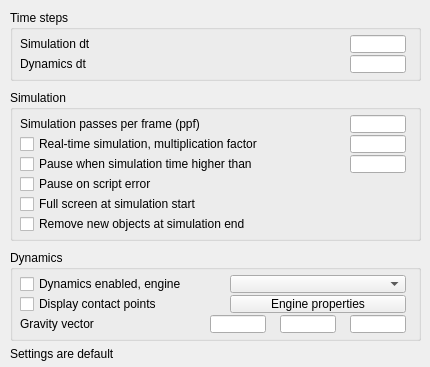
<?xml version="1.0" encoding="UTF-8"?>
<ui version="4.0">
 <class>CQDlgSimulation</class>
 <widget class="QDialog" name="CQDlgSimulation">
  <property name="geometry">
   <rect>
    <x>0</x>
    <y>0</y>
    <width>430</width>
    <height>367</height>
   </rect>
  </property>
  <property name="windowTitle">
   <string>Simulation Settings</string>
  </property>
  <property name="locale">
   <locale language="English" country="UnitedStates"/>
  </property>
  <widget class="QGroupBox" name="groupBox_2">
   <property name="geometry">
    <rect>
     <x>10</x>
     <y>10</y>
     <width>411</width>
     <height>71</height>
    </rect>
   </property>
   <property name="title">
    <string>Time steps</string>
   </property>
   <property name="flat">
    <bool>false</bool>
   </property>
   <widget class="QLineEdit" name="qqTimeStep">
    <property name="geometry">
     <rect>
      <x>340</x>
      <y>25</y>
      <width>56</width>
      <height>18</height>
     </rect>
    </property>
   </widget>
   <widget class="QLabel" name="label">
    <property name="geometry">
     <rect>
      <x>10</x>
      <y>25</y>
      <width>321</width>
      <height>18</height>
     </rect>
    </property>
    <property name="text">
     <string>Simulation dt</string>
    </property>
   </widget>
   <widget class="QLineEdit" name="qqDynTimeStep">
    <property name="geometry">
     <rect>
      <x>340</x>
      <y>45</y>
      <width>56</width>
      <height>18</height>
     </rect>
    </property>
   </widget>
   <widget class="QLabel" name="qqDynamicsDtLabel">
    <property name="geometry">
     <rect>
      <x>10</x>
      <y>45</y>
      <width>321</width>
      <height>18</height>
     </rect>
    </property>
    <property name="text">
     <string>Dynamics dt</string>
    </property>
   </widget>
  </widget>
  <widget class="QLabel" name="qqInfo">
   <property name="geometry">
    <rect>
     <x>10</x>
     <y>345</y>
     <width>411</width>
     <height>18</height>
    </rect>
   </property>
   <property name="text">
    <string>Settings are default</string>
   </property>
  </widget>
  <widget class="QGroupBox" name="groupBox_3">
   <property name="geometry">
    <rect>
     <x>10</x>
     <y>250</y>
     <width>411</width>
     <height>91</height>
    </rect>
   </property>
   <property name="title">
    <string>Dynamics</string>
   </property>
   <property name="flat">
    <bool>false</bool>
   </property>
   <widget class="QLineEdit" name="qqGravityZ">
    <property name="geometry">
     <rect>
      <x>340</x>
      <y>65</y>
      <width>56</width>
      <height>18</height>
     </rect>
    </property>
   </widget>
   <widget class="QLineEdit" name="qqGravityY">
    <property name="geometry">
     <rect>
      <x>270</x>
      <y>65</y>
      <width>56</width>
      <height>18</height>
     </rect>
    </property>
   </widget>
   <widget class="QLabel" name="label_4">
    <property name="geometry">
     <rect>
      <x>10</x>
      <y>65</y>
      <width>181</width>
      <height>18</height>
     </rect>
    </property>
    <property name="text">
     <string>Gravity vector</string>
    </property>
   </widget>
   <widget class="QToolButton" name="qqAdjustEngine">
    <property name="geometry">
     <rect>
      <x>220</x>
      <y>45</y>
      <width>176</width>
      <height>18</height>
     </rect>
    </property>
    <property name="text">
     <string>Engine properties</string>
    </property>
   </widget>
   <widget class="QCheckBox" name="qqContactPoints">
    <property name="geometry">
     <rect>
      <x>10</x>
      <y>45</y>
      <width>201</width>
      <height>18</height>
     </rect>
    </property>
    <property name="focusPolicy">
     <enum>Qt::StrongFocus</enum>
    </property>
    <property name="text">
     <string>Display contact points</string>
    </property>
   </widget>
   <widget class="QLineEdit" name="qqGravityX">
    <property name="geometry">
     <rect>
      <x>200</x>
      <y>65</y>
      <width>56</width>
      <height>18</height>
     </rect>
    </property>
   </widget>
   <widget class="QCheckBox" name="qqEnabled">
    <property name="geometry">
     <rect>
      <x>10</x>
      <y>25</y>
      <width>201</width>
      <height>18</height>
     </rect>
    </property>
    <property name="focusPolicy">
     <enum>Qt::StrongFocus</enum>
    </property>
    <property name="text">
     <string>Dynamics enabled, engine</string>
    </property>
   </widget>
   <widget class="QComboBox" name="qqEngineCombo">
    <property name="geometry">
     <rect>
      <x>220</x>
      <y>25</y>
      <width>176</width>
      <height>18</height>
     </rect>
    </property>
   </widget>
  </widget>
  <widget class="QGroupBox" name="groupBox_4">
   <property name="geometry">
    <rect>
     <x>10</x>
     <y>90</y>
     <width>411</width>
     <height>151</height>
    </rect>
   </property>
   <property name="title">
    <string>Simulation</string>
   </property>
   <property name="flat">
    <bool>false</bool>
   </property>
   <widget class="QCheckBox" name="qqFullscreen">
    <property name="geometry">
     <rect>
      <x>10</x>
      <y>105</y>
      <width>271</width>
      <height>18</height>
     </rect>
    </property>
    <property name="focusPolicy">
     <enum>Qt::StrongFocus</enum>
    </property>
    <property name="text">
     <string>Full screen at simulation start</string>
    </property>
   </widget>
   <widget class="QLineEdit" name="qqScriptExecutionPasses">
    <property name="geometry">
     <rect>
      <x>340</x>
      <y>25</y>
      <width>56</width>
      <height>18</height>
     </rect>
    </property>
   </widget>
   <widget class="QCheckBox" name="qqPauseWhenTimeHigher">
    <property name="geometry">
     <rect>
      <x>10</x>
      <y>65</y>
      <width>321</width>
      <height>18</height>
     </rect>
    </property>
    <property name="focusPolicy">
     <enum>Qt::StrongFocus</enum>
    </property>
    <property name="text">
     <string>Pause when simulation time higher than</string>
    </property>
   </widget>
   <widget class="QCheckBox" name="qqPauseOnScriptError">
    <property name="geometry">
     <rect>
      <x>10</x>
      <y>85</y>
      <width>251</width>
      <height>18</height>
     </rect>
    </property>
    <property name="focusPolicy">
     <enum>Qt::StrongFocus</enum>
    </property>
    <property name="text">
     <string>Pause on script error</string>
    </property>
   </widget>
   <widget class="QLineEdit" name="qqPauseTime">
    <property name="geometry">
     <rect>
      <x>340</x>
      <y>65</y>
      <width>56</width>
      <height>18</height>
     </rect>
    </property>
   </widget>
   <widget class="QLabel" name="label_2">
    <property name="geometry">
     <rect>
      <x>10</x>
      <y>25</y>
      <width>321</width>
      <height>18</height>
     </rect>
    </property>
    <property name="text">
     <string>Simulation passes per frame (ppf)</string>
    </property>
   </widget>
   <widget class="QLineEdit" name="qqMultiplicationCoefficient">
    <property name="geometry">
     <rect>
      <x>340</x>
      <y>45</y>
      <width>56</width>
      <height>18</height>
     </rect>
    </property>
   </widget>
   <widget class="QCheckBox" name="qqRealTime">
    <property name="geometry">
     <rect>
      <x>10</x>
      <y>45</y>
      <width>321</width>
      <height>18</height>
     </rect>
    </property>
    <property name="focusPolicy">
     <enum>Qt::StrongFocus</enum>
    </property>
    <property name="text">
     <string>Real-time simulation, multiplication factor</string>
    </property>
   </widget>
   <widget class="QCheckBox" name="qqRemoveNewObjects">
    <property name="geometry">
     <rect>
      <x>10</x>
      <y>125</y>
      <width>381</width>
      <height>18</height>
     </rect>
    </property>
    <property name="focusPolicy">
     <enum>Qt::StrongFocus</enum>
    </property>
    <property name="text">
     <string>Remove new objects at simulation end</string>
    </property>
   </widget>
  </widget>
 </widget>
 <tabstops>
  <tabstop>qqTimeStep</tabstop>
  <tabstop>qqDynTimeStep</tabstop>
  <tabstop>qqScriptExecutionPasses</tabstop>
  <tabstop>qqRealTime</tabstop>
  <tabstop>qqMultiplicationCoefficient</tabstop>
  <tabstop>qqPauseWhenTimeHigher</tabstop>
  <tabstop>qqPauseTime</tabstop>
  <tabstop>qqPauseOnScriptError</tabstop>
  <tabstop>qqFullscreen</tabstop>
  <tabstop>qqRemoveNewObjects</tabstop>
  <tabstop>qqEnabled</tabstop>
  <tabstop>qqEngineCombo</tabstop>
  <tabstop>qqContactPoints</tabstop>
  <tabstop>qqAdjustEngine</tabstop>
  <tabstop>qqGravityX</tabstop>
  <tabstop>qqGravityY</tabstop>
  <tabstop>qqGravityZ</tabstop>
 </tabstops>
 <resources/>
 <connections/>
</ui>
